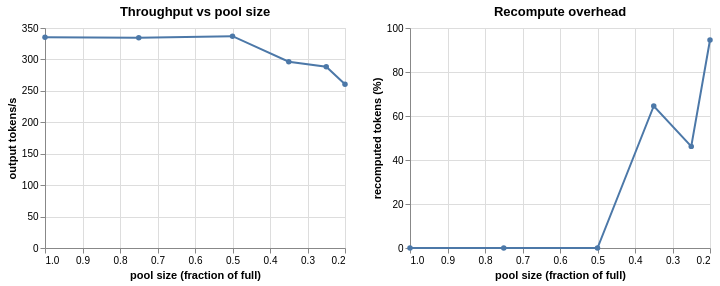

Express this chart as Vega-Lite.
### Vega-Lite specification from a JSON file in a GitHub repository (floating-point values rounded to 4 significant figures)
{"config": {"view": {"continuousWidth": 300, "continuousHeight": 300}}, "hconcat": [{"mark": {"type": "line", "point": true}, "encoding": {"x": {"field": "fraction", "scale": {"reverse": true}, "title": "pool size (fraction of full)", "type": "quantitative"}, "y": {"field": "output_tps", "title": "output tokens/s", "type": "quantitative"}}, "height": 220, "title": "Throughput vs pool size", "width": 300}, {"mark": {"type": "line", "point": true}, "encoding": {"x": {"field": "fraction", "scale": {"reverse": true}, "title": "pool size (fraction of full)", "type": "quantitative"}, "y": {"field": "recompute_overhead_pct", "title": "recomputed tokens (%)", "type": "quantitative"}}, "height": 220, "title": "Recompute overhead", "width": 300}], "data": {"name": "data-1d64d0ae93ffffda30385c7028ef0c3e"}, "$schema": "https://vega.github.io/schema/vega-lite/v6.4.1.json", "datasets": {"data-1d64d0ae93ffffda30385c7028ef0c3e": [{"fraction": 1.0, "output_tps": 335.4, "total_s": 6.106, "preemptions": 0, "recomputed_tokens": 0, "recompute_overhead_pct": 0.0, "tokens_identical_to_unpressured": true, "completion_follows_arrival": true}, {"fraction": 0.75, "output_tps": 334.4, "total_s": 6.124, "preemptions": 0, "recomputed_tokens": 0, "recompute_overhead_pct": 0.0, "tokens_identical_to_unpressured": true, "completion_follows_arrival": true}, {"fraction": 0.5, "output_tps": 337.0, "total_s": 6.077, "preemptions": 0, "recomputed_tokens": 0, "recompute_overhead_pct": 0.0, "tokens_identical_to_unpressured": true, "completion_follows_arrival": true}, {"fraction": 0.35, "output_tps": 296.3, "total_s": 6.912, "preemptions": 2, "recomputed_tokens": 1322, "recompute_overhead_pct": 64.55, "tokens_identical_to_unpressured": false, "completion_follows_arrival": true}, {"fraction": 0.25, "output_tps": 288.4, "total_s": 7.102, "preemptions": 5, "recomputed_tokens": 946, "recompute_overhead_pct": 46.19, "tokens_identical_to_unpressured": false, "completion_follows_arrival": true}, {"fraction": 0.2, "output_tps": 260.6, "total_s": 7.858, "preemptions": 5, "recomputed_tokens": 1936, "recompute_overhead_pct": 94.53, "tokens_identical_to_unpressured": false, "completion_follows_arrival": true}]}}
